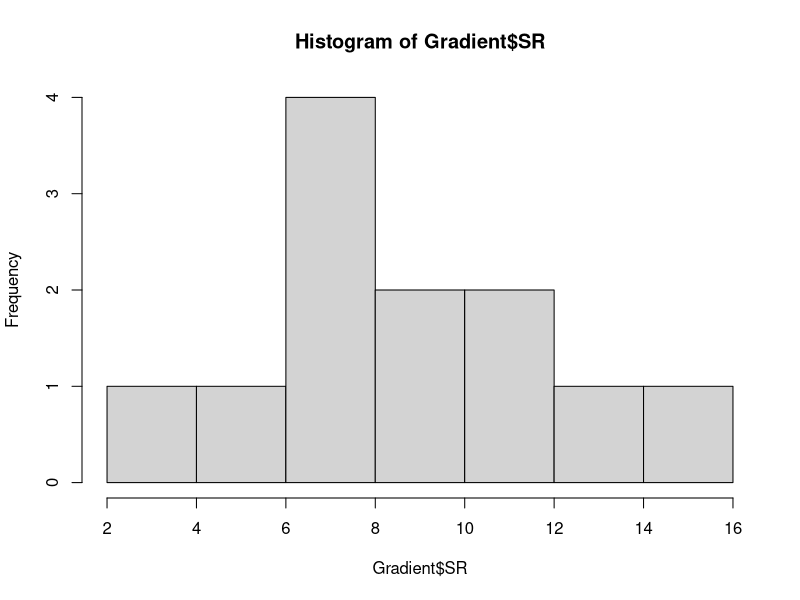
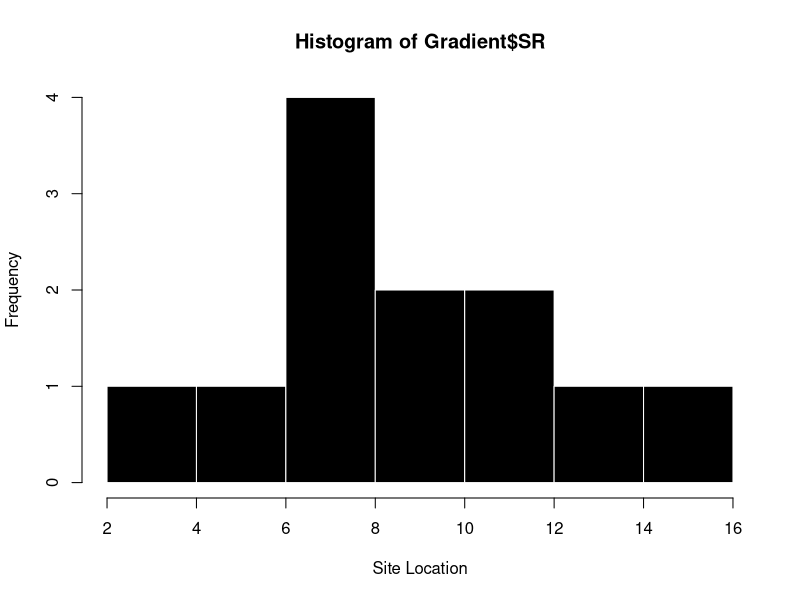
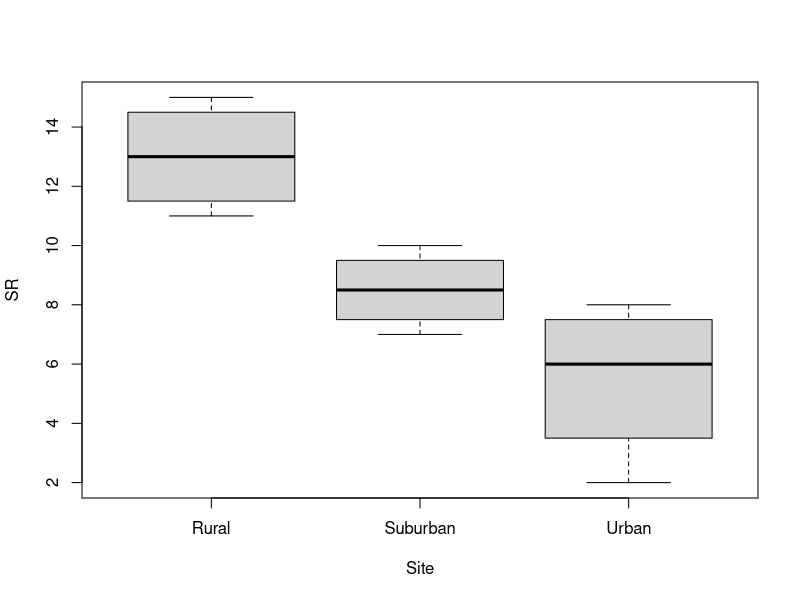
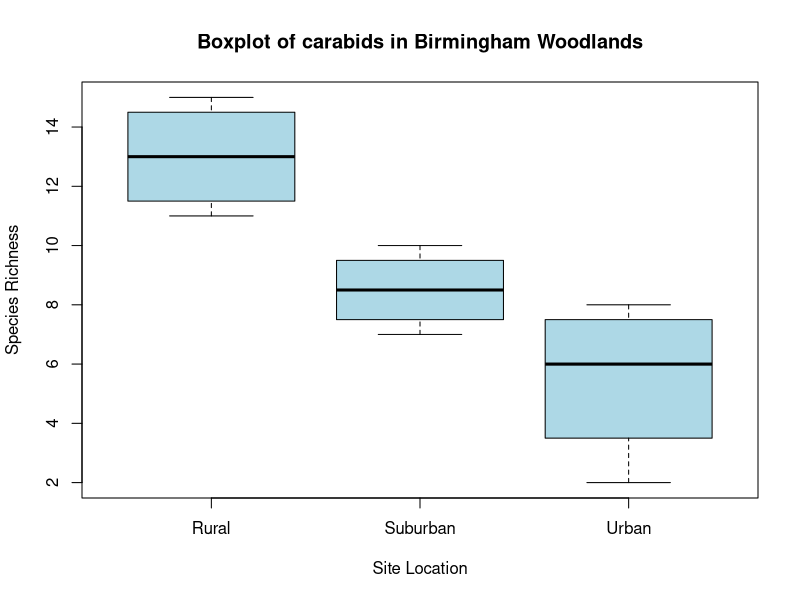
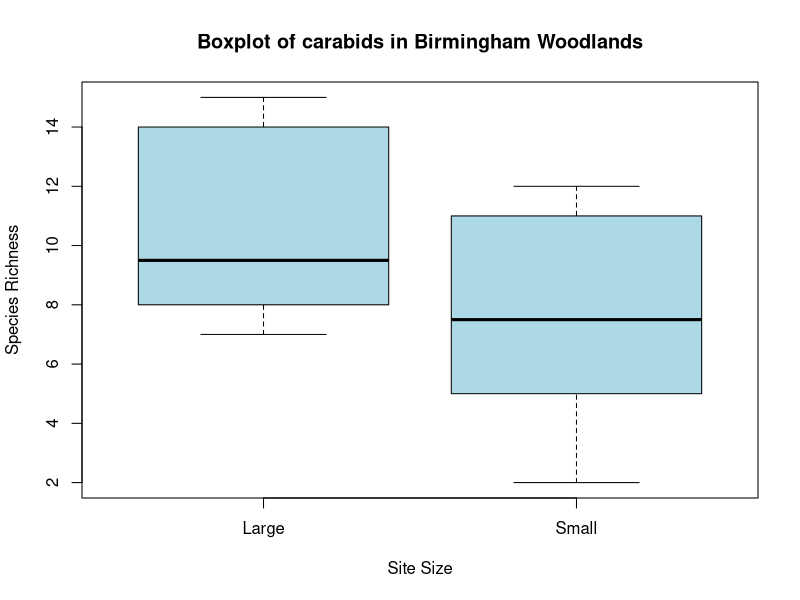
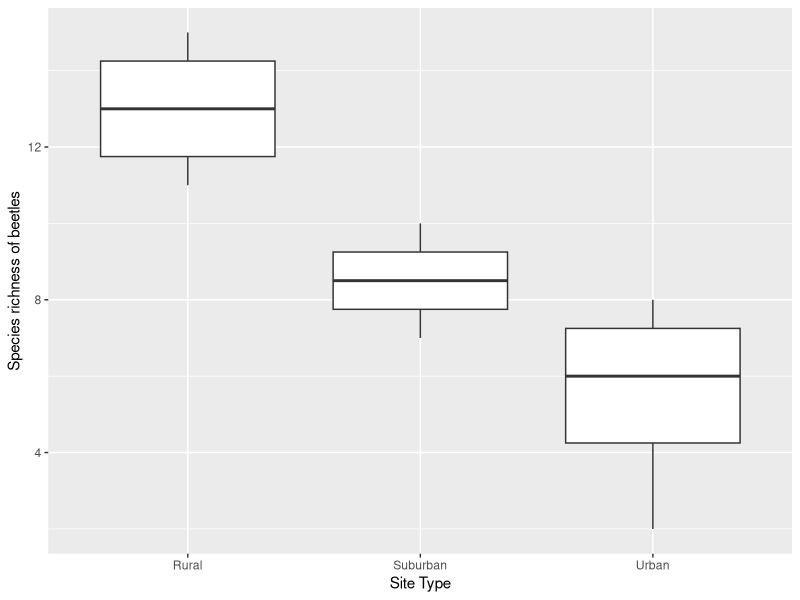
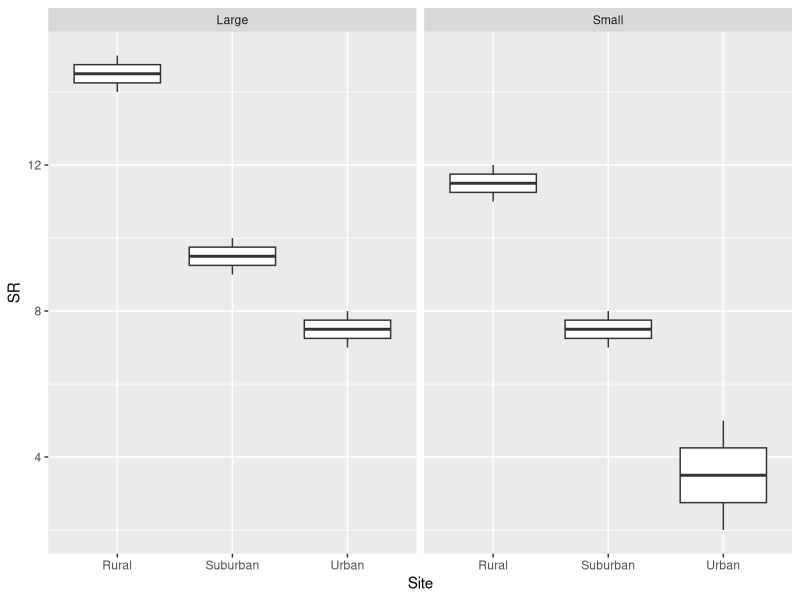
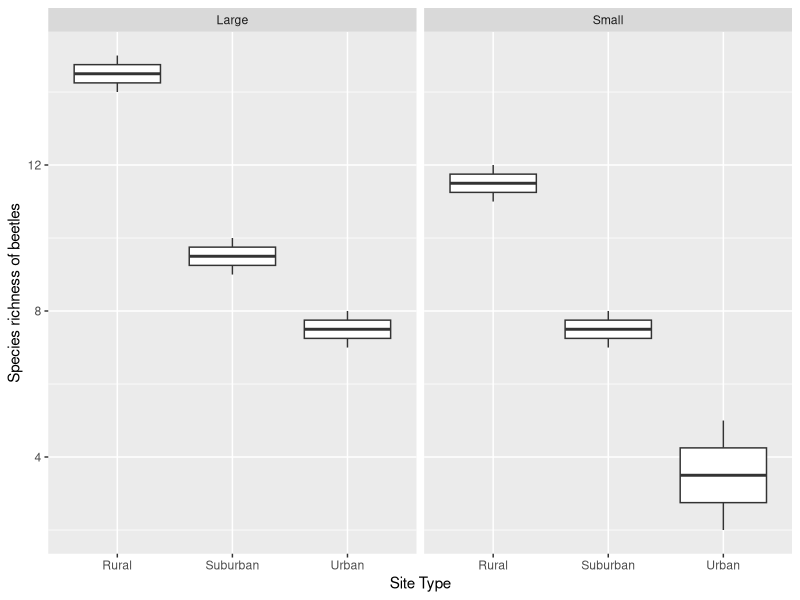

Reproduce these figures in R, in order.
# *************************************************************************
# This is the source script for Workshop 1: An introduction to R and R Studio *
# JPS Feb 28th 2022
# Filename: IntroToRStudioScript.R
#
#  **********************************
#  ****** FIRST IMPORTANT TASK ****** 
#  **********************************
# Create a directory on your desktop called 'RWork' (or whatever you want) and download the data and script files from the Canvas website)
# Read Beckerman et al. Chapter 1 and 2
# Note the colour coding on the scripts (using indents to tidy your code also helps; especially with programme loops)
# This character '#' indicates a comment and can be placed above your code to indicate what's coming next or adjacent to the code as indicated below:

# **************************
# Setting the home directory and environment

# ********************************************************************************************************
# You can do this in RStudio by selecting "Session" then "Set Working Directory" then "Choose directory" *
# I'll demonstrate that just before we start with the coding. YOU'VE ALREADY DONE THIS.
# ********************************************************************************************************

#Check where R is looking
getwd()

# Load in the CVS file 
# Filename: Gradient.csv
# To do this we are going to use the read.csv function - there are lots of ways of doing this in R
# From tab delineated data, xls files, SPSS files and so on. See Beckerman chp 2.

Gradient <- read.csv("Gradient.csv")

# Look at the Gradient datafile....
names(Gradient)
str(Gradient) # Note one continous/numeric variable and two factor variables Site and Size
dim(Gradient) 
head(Gradient) 
tail(Gradient)

View(Gradient) #NOTE - this is an RStudio function call so notice it is capitalised....

# Let's some basic plotting to understand the patterns

# Histogram - let's us understand normality...
hist(Gradient$SR) # notice the use of the '$' operator which just asks R to plot a histogram using the column called "SR" from the datafile "Gradient

# Make it look nicer
hist(Gradient$SR,
     col="black",
     xlab = "Site Location",
     ylab = "Frequency",
     border = "White")

# boxplots - useful for normality
# The black line in the middle of the block is the median not the mean
# The block represents the lower 25 percentile and the upper 75 percentile
# The whiskers represent the uper and lower ranges
# so if the median line sits in the middle of the block and the 25/75%iles are evenly balance around it then we can assume
# normality

#NOTE we use boxplots when we are comparing 1 continuous variate with one factor or grouping variable

boxplot(SR ~ Site, data = Gradient)

# Add some titles, labels and colour
boxplot(SR ~ Site, data = Gradient, main="Boxplot of carabids in Birmingham Woodlands",
        xlab = "Site Location", 
        ylab = "Species Richness",
        col = "Light Blue")

# Now repeat for size variable
boxplot(SR ~ Size, data = Gradient, 
        main="Boxplot of carabids in Birmingham Woodlands",
        xlab = "Site Size", 
        ylab = "Species Richness",
        col = "Light Blue")
# the labels/titles are always bounded by the string indicator symbol or " [double quotes]
# main = mail title text
# xlab = x axes text
# ylab = y axes text

# We can also use a package called ggplot2 - creates lovely graphics but the functions/commands are different
# Do do this we need to install ggplot2. It is in the tidyverse package
install.packages("ggplot2")

# We now need to load the ggplot2 library
library(ggplot2)

Ex_Boxplot <- ggplot(Gradient, aes(x = Site, y = SR)) +
geom_boxplot()+ xlab("Site Type") + ylab("Species richness of beetles")

Ex_Boxplot # plots the picture

# so this is different. The first chunk of code after the ( sign is the datafile name)
# the aes(x = Site, y = SR) set the aesthetics or tells what the X and Y axes are
# and finally the + geom_boxplot() tells R to plot a boxplot

# If we have two factors in our data as in this example Site and Size
FacetPlot <- ggplot(Gradient, aes(x=Site, y=SR)) + geom_boxplot() + facet_grid(~Size) 
FacetPlot #plots the picture

#Note the new command here + facet_grid(~Size) use the site size factor to compare both plots.

# add in some labels
FacetPlot1 <- FacetPlot + xlab("Site Type") + ylab("Species richness of beetles")
FacetPlot1

# Jazz up the colours....and we get a legend for free
FacetPlot2 <- ggplot(Gradient, aes(x=Site, y=SR, fill=Site)) + geom_boxplot() + 
  facet_grid(~Size) 
FacetPlot2 

# The new colour command here is fill=Site - gives us a different colour for each site type.

# Now do a basic analysis. We have three groups of sites we want to look at here.
# So we are in the world of Analysis of Variance (ANOVA)
Anova.run <- aov(SR ~ Site, data = Gradient)

# Check results
summary(Anova.run)
# P value is 0.00163 so a highly significant different between the groups of sites

# We should really validate the ANOVA model using R's inbuilt features 
# but we'll cover that in the workshop sessions later in the module.

# ****************************************************
# CLASS EXERCISE                                     *
# ****************************************************

# Repeat the above plots using the compensation.cvs dataset you downloaded earlier
# Note that the filename will be different, as are the column names
# Use the names() and str() functions to see the differences (see above)

